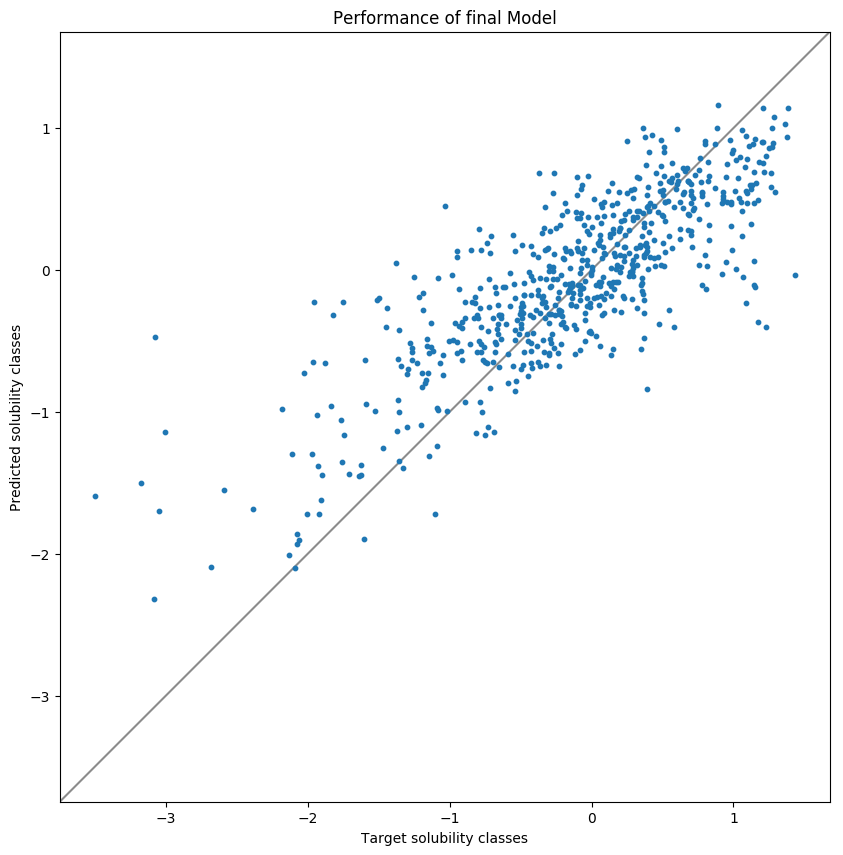

Write Python code to recreate this figure.
import sklearn.model_selection
import sklearn.datasets
import sklearn.metrics
from sklearn.preprocessing import RobustScaler
from sklearn.model_selection import train_test_split

import matplotlib as mpl
mpl.use('Agg')
import matplotlib.pyplot as plt


import autosklearn.regression
import json
import pickle


import numpy as np
# Load the data
X = np.load("X_reg.npy")
Y = np.load("Y_reg.npy")

Y = np.log10(Y)



sc_y = RobustScaler().fit(Y.reshape(-1, 1))
Y = sc_y.transform(Y.reshape(-1, 1))
Y = Y.reshape(-1,)


X_train, X_test, Y_train, Y_test = train_test_split(X, Y, test_size=0.2, random_state=42)
# X, y = sklearn.datasets.load_boston(return_X_y=True)
feature_types = (['numerical'] * 101)# + ['categorical'] + (['numerical'] * 9)
# X_train, X_test, y_train, y_test = \
#     sklearn.model_selection.train_test_split(X, y, random_state=1)

automl = autosklearn.regression.AutoSklearnRegressor(per_run_time_limit=30)
#     time_left_for_this_task=120,
#     per_run_time_limit=30,
#     tmp_folder='/tmp/autosklearn_regression_example_tmp',
#     output_folder='/tmp/autosklearn_regression_example_out',
# )

automl.fit(X_train, Y_train)#, dataset_name='molc',feat_type=feature_types)

print(automl.show_models())
predictions = automl.predict(X_test)
print("R2 score:", sklearn.metrics.r2_score(Y_test, predictions))


fig, ax = plt.subplots(figsize=(20, 10))
ax.scatter(Y_test,predictions, s= 10)
plt.xlabel('Target solubility classes')
plt.ylabel('Predicted solubility classes')
plt.title('Performance of final Model')
lims = [
    np.min([ax.get_xlim(), ax.get_ylim()]),  # min of both axes
    np.max([ax.get_xlim(), ax.get_ylim()]),  # max of both axes
]

# now plot both limits against eachother
ax.plot(lims, lims, 'k-', alpha=0.45, zorder=0)
ax.set_aspect('equal')
ax.set_xlim(lims)
ax.set_ylim(lims)
plt.savefig('auto.png',bbox_inches='tight')


finalres = list(zip(Y_test,predictions))

with open('auto_predict.json','w') as handle:
    json.dump(finalres,handle)

with open('auto_model.pkl','w') as handle:
    json.dump(automl,handle)